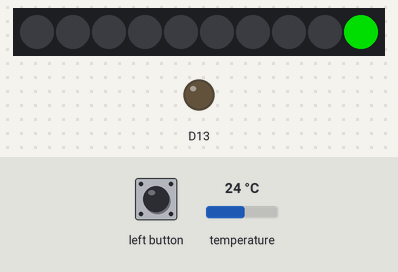
This sketch was run on a simulated Adafruit Circuit Playground Express. Parts: 10 RGB LEDs in strip order, left to right, output pins drawn as LEDs (lit = HIGH). The inputs (shaded band) are chosen by the test bench; at power-on: temperature 24 °C. Dim RGB values are drawn brighter than linear.

Above: at 1.3 s.
1.4 s: temperature set to 12 °C
At 2.4 s:
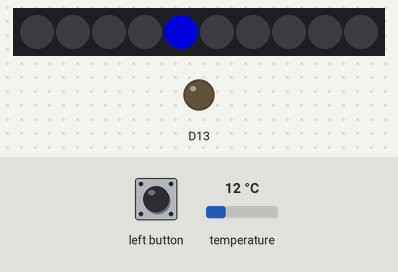
3.0 s: temperature set to 33 °C
At 3.6 s:
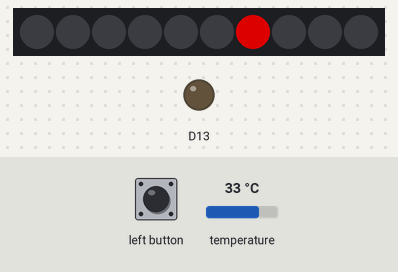
6.6 s: temperature set to 19 °C
At 8.1 s:
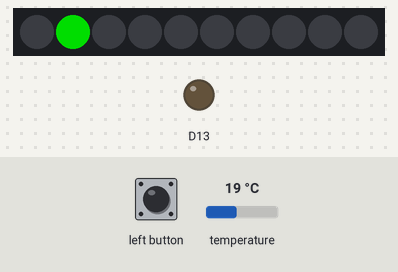
8.5 s: temperature set to 8 °C
At 9.3 s:
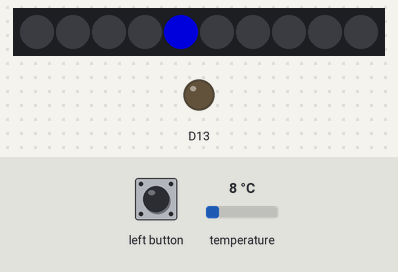
Timing chart, 0 to 11.0 s (numbered marks = the images above; inputs shaded):
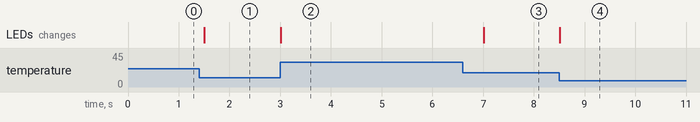

Measured:
- after the input at 1.4 s, the LEDs: change after 0.10 s (image 1)
- after the input at 3.0 s, the LEDs: change at once (image 2)
- after the input at 6.6 s, the LEDs: change after 0.41 s (image 3)
- after the input at 8.5 s, the LEDs: change at once (image 4)

The sketch:

thermometer.ino
```cpp
// (licence header left out)
#include <Adafruit_CircuitPlayground.h>

//  define colors

#define blue 0x0000C0
#define green 0x00C000
#define red 0xC00000
#define brightness 200

int  pixels[] = {4, 3, 2, 1, 0, 9, 8, 7, 6, 5};

//  setup

void setup() {
  CircuitPlayground.begin();
  Serial.begin (9600);
  CircuitPlayground.clearPixels();
  CircuitPlayground.setBrightness (brightness);
}

//  loop - get temperature and display

void loop() {
  float temp = CircuitPlayground.temperatureF();
  int   i  = floor ((temp - 50.0) / 5.0);
  int  color = green;

  if (i < 0) i = 0;
  if (i >9) i = 9;
  if (temp < 65.0) color = blue;
  if (temp > 85.0) color = red;

  CircuitPlayground.clearPixels();
  CircuitPlayground.setPixelColor(pixels[i], color);

  if (CircuitPlayground.leftButton()) {
    Serial.print("Temperature: ");
    Serial.println(temp);
  }

  delay(500);
}
```
